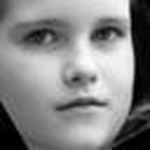
#> input picture child/child-1002.png, 150 x 150 px; its folder holds only this picture in this run
$ python tong_hop_dac_trung.py
#> lines starting #> are read from the running program, lines starting #| are printed output that depends on the picture
### trich_xuat_ket_cau_da.py
import numpy as np

def manual_lbp(img_matrix):
    """
    Tự code thuật toán Local Binary Pattern với bán kính R=1, 8 điểm lân cận.
    Đầu vào: Ma trận numpy 2D của ảnh xám (150x150)
    Đầu ra: Vector Histogram 256 chiều
    """
    h, w = img_matrix.shape
    # Tạo ma trận rỗng để chứa giá trị LBP, nhỏ hơn ảnh gốc 1 viền để tránh lỗi index
    lbp_img = np.zeros((h - 2, w - 2), dtype=np.uint8)

    # Duyệt qua từng pixel (bỏ qua viền ngoài cùng)
    for i in range(1, h - 1):
        for j in range(1, w - 1):
            center = img_matrix[i, j]
            binary_code = 0

            # So sánh 8 hướng xung quanh (Top-Left, Top, Top-Right, Right, Bottom-Right, Bottom, Bottom-Left, Left)
            # Dịch bit (<<) để tạo số nguyên từ chuỗi nhị phân
            binary_code |= (1 if img_matrix[i-1, j-1] >= center else 0) << 7
            binary_code |= (1 if img_matrix[i-1, j]   >= center else 0) << 6
            binary_code |= (1 if img_matrix[i-1, j+1] >= center else 0) << 5
            binary_code |= (1 if img_matrix[i, j+1]   >= center else 0) << 4
            binary_code |= (1 if img_matrix[i+1, j+1] >= center else 0) << 3
            binary_code |= (1 if img_matrix[i+1, j]   >= center else 0) << 2
            binary_code |= (1 if img_matrix[i+1, j-1] >= center else 0) << 1
            binary_code |= (1 if img_matrix[i, j-1]   >= center else 0) << 0

            lbp_img[i-1, j-1] = binary_code

    # Tự code hàm tính Histogram (tần suất xuất hiện của các số từ 0 đến 255)
    histogram = np.zeros(256, dtype=np.float32)
    for row in lbp_img:
        for val in row:
            histogram[val] += 1

    # Chuẩn hóa Histogram
    histogram = histogram / (np.sum(histogram) + 1e-7)
    return histogram.tolist()

### trich_xuat_hinh_dang.py
import numpy as np
import math

def manual_hog_simplified(img_matrix):
    """
    Tự code HOG rút gọn (Cell-based HOG).
    Chia ảnh thành các ô 10x10, mỗi ô tính histogram 9 góc.
    """
    h, w = img_matrix.shape

    # 1. Tự code bộ lọc Sobel để tìm Gradient X và Y
    gx = np.zeros((h, w), dtype=np.float32)
    gy = np.zeros((h, w), dtype=np.float32)

    for i in range(1, h-1):
        for j in range(1, w-1):
            # Tính độ chênh lệch pixel lân cận
            gx[i, j] = int(img_matrix[i, j+1]) - int(img_matrix[i, j-1])
            gy[i, j] = int(img_matrix[i+1, j]) - int(img_matrix[i-1, j])

    # 2. Tính Độ lớn và Góc
    magnitude = np.sqrt(gx**2 + gy**2)
    # Tính góc theo độ (từ -180 đến 180), ép về 0-180
    angle = np.degrees(np.arctan2(gy, gx)) % 180

    # 3. Chia ô (Cells) và bỏ vào Bins
    cell_size = 10
    bin_count = 9
    hog_vector = []

    # Duyệt qua từng khối 10x10 pixel
    for i in range(0, h, cell_size):
        for j in range(0, w, cell_size):
            cell_mag = magnitude[i:i+cell_size, j:j+cell_size]
            cell_ang = angle[i:i+cell_size, j:j+cell_size]

            # Khởi tạo 9 "rổ" chứa giá trị góc (0, 20, 40,..., 160 độ)
            bins = np.zeros(bin_count)

            for cell_i in range(cell_mag.shape[0]):
                for cell_j in range(cell_mag.shape[1]):
                    mag_val = cell_mag[cell_i, cell_j]
                    ang_val = cell_ang[cell_i, cell_j]

                    # Tìm xem góc này thuộc "rổ" nào
                    bin_idx = int(ang_val // (180 / bin_count))
                    if bin_idx == bin_count: bin_idx -= 1

                    # Bỏ độ lớn của pixel vào rổ đó
                    bins[bin_idx] += mag_val

            hog_vector.extend(bins)

    # L2 Normalization
    hog_vector = np.array(hog_vector)
    norm = np.linalg.norm(hog_vector)
    if norm > 0:
        hog_vector = hog_vector / norm

    return hog_vector.tolist()

### tong_hop_dac_trung.py
import os
import sqlite3
import numpy as np
from PIL import Image

# Import các hàm trích xuất tự code của bạn
from trich_xuat_ket_cau_da import manual_lbp
from trich_xuat_hinh_dang import manual_hog_simplified

def main():
    folder_path = "child"
    db_path = "csdldpt.db"

    if not os.path.exists(folder_path):
        print(f"[-] Lỗi: Không tìm thấy thư mục '{folder_path}' chứa ảnh.")
        return

    # --- 1. KẾT NỐI VÀ KHỞI TẠO CƠ SỞ DỮ LIỆU ---
    print(f"[*] Đang kết nối tới Cơ sở dữ liệu: {db_path}...")
    conn = sqlite3.connect(db_path)
    cursor = conn.cursor()

    # Xóa bảng cũ (nếu có) để trích xuất lại từ đầu, đảm bảo không bị trùng lặp
    cursor.execute('DROP TABLE IF EXISTS SieuDuLieu')

    # Tạo bảng quản trị Siêu dữ liệu
    cursor.execute('''
        CREATE TABLE SieuDuLieu (
            id INTEGER PRIMARY KEY AUTOINCREMENT,
            filename TEXT UNIQUE NOT NULL,
            master_vector TEXT NOT NULL
        )
    ''')
    print("[+] Đã khởi tạo xong bảng 'SieuDuLieu'. Bắt đầu trích xuất...\n")

    # --- 2. DUYỆT ẢNH VÀ TRÍCH XUẤT ĐẶC TRƯNG ---
    count = 0
    for filename in os.listdir(folder_path):
        if filename.lower().endswith((".jpg", ".png", ".jpeg")):
            file_path = os.path.join(folder_path, filename)
            print(f"  -> Đang xử lý: {filename}")

            try:
                # Đọc ảnh bằng PIL và chuyển thành ma trận numpy 2D (Grayscale)
                img = Image.open(file_path).convert('L').resize((150, 150))
                img_matrix = np.array(img)

                # Gọi các hàm trích xuất
                lbp_feat = manual_lbp(img_matrix)
#> after the loop in manual_lbp, `for i in range(1, h - 1):`:
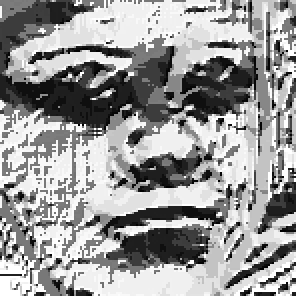
#> lbp_img: shape (148, 148) (shown 2 times larger); min 0, max 255, mean 154
#> the loop in manual_lbp, `for row in lbp_img:` made 148 passes
#> after the loop in manual_lbp, `for row in lbp_img:`: histogram = 256 values, max 2376 at index 240, min 0 at index 9, mean 85.56
#> in manual_lbp, `histogram = histogram / (np.sum(histogram) + 1e-7)`: histogram = 256 values, max 0.108 at index 240, min 0 at index 9, mean 0.00391
#> lbp_feat has the same summary as histogram in manual_lbp
                hog_feat = manual_hog_simplified(img_matrix)
#> after the loop in manual_hog_simplified, `for i in range(1, h-1):`:
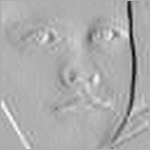
#> gx: shape (150, 150) float32; min -142, max 67, mean -0.8; drawn with min black and max white
#> after the loop in manual_hog_simplified, `for i in range(1, h-1):`:
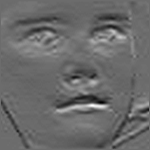
#> gy: shape (150, 150) float32; min -76, max 102, mean -1.4; drawn with min black and max white
#> in manual_hog_simplified, `magnitude = np.sqrt(gx**2 + gy**2)`:
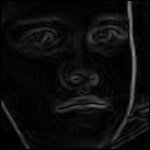
#> magnitude: shape (150, 150) float32; min 0, max 142.4, mean 13.2
#> in manual_hog_simplified, `angle = np.degrees(np.arctan2(gy, gx)) % 180`:
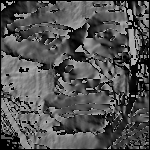
#> angle: shape (150, 150) float32; min 0, max 179.5, mean 83.9
#> after the loop in manual_hog_simplified, `for i in range(0, h, cell_size):`: hog_vector = 2025 values, max 4406.3 at index 1062, min 0 at index 2, mean 146.7
#> in manual_hog_simplified, `norm = np.linalg.norm(hog_vector)`: norm = 16729
#> in manual_hog_simplified, `hog_vector = hog_vector / norm`: hog_vector = 2025 values, max 0.263 at index 1062, min 0 at index 2, mean 0.00877
#> hog_feat has the same summary as hog_vector in manual_hog_simplified

                # Nối 2 vector lại thành 1 Master Vector duy nhất
                master_vector = lbp_feat + hog_feat
#> master_vector = 2281 values, max 0.263 at index 1318, min 0 at index 9, mean 0.00823

                # Chuyển mảng thành chuỗi Text để lưu vào SQLite
                vector_text = str(master_vector)

                # --- 3. LƯU TRỰC TIẾP VÀO CSDL ---
                cursor.execute('''
                    INSERT INTO SieuDuLieu (filename, master_vector)
                    VALUES (?, ?)
                ''', (filename, vector_text))

                count += 1

            except Exception as e:
                print(f"     [!] Lỗi khi xử lý ảnh {filename}: {e}")

    # --- 4. LƯU THAY ĐỔI VÀ ĐÓNG KẾT NỐI ---
    conn.commit()
    conn.close()

    print("\n" + "="*50)
    print(f"[+] HOÀN TẤT! Đã trích xuất và lưu thành công {count} bản ghi vào CSDL SQLite.")

if __name__ == "__main__":
    main()

$ run again, on child/child-1071.png
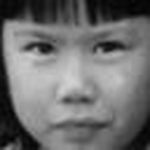
#> input picture child/child-1071.png, 150 x 150 px
#> after the loop in manual_lbp, `for i in range(1, h - 1):`:
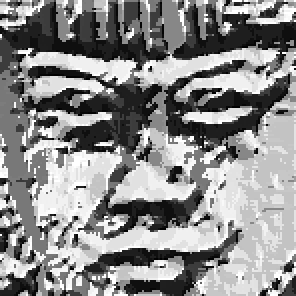
#> lbp_img: shape (148, 148) (shown 2 times larger); min 0, max 255, mean 139.6
#> the loop in manual_lbp, `for row in lbp_img:` made 148 passes
#> after the loop in manual_lbp, `for row in lbp_img:`: histogram = 256 values, max 1658 at index 30, min 0 at index 8, mean 85.56
#> in manual_lbp, `histogram = histogram / (np.sum(histogram) + 1e-7)`: histogram = 256 values, max 0.0757 at index 30, min 0 at index 8, mean 0.00391
#> lbp_feat has the same summary as histogram in manual_lbp
#> in manual_hog_simplified, `angle = np.degrees(np.arctan2(gy, gx)) % 180`:
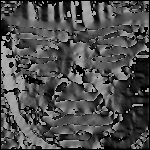
#> angle: shape (150, 150) float32; min 0, max 179.1, mean 78.6
#> after the loop in manual_hog_simplified, `for i in range(0, h, cell_size):`: hog_vector = 2025 values, max 3060 at index 818, min 0 at index 48, mean 125.5
#> norm = 12504.9
#> in manual_hog_simplified, `hog_vector = hog_vector / norm`: hog_vector = 2025 values, max 0.245 at index 818, min 0 at index 48, mean 0.01
#> hog_feat has the same summary as hog_vector in manual_hog_simplified
#> master_vector = 2281 values, max 0.245 at index 1074, min 0 at index 8, mean 0.00935

$ run again, on child/child-1088.png
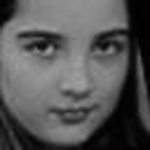
#> input picture child/child-1088.png, 150 x 150 px
#> after the loop in manual_lbp, `for i in range(1, h - 1):`:
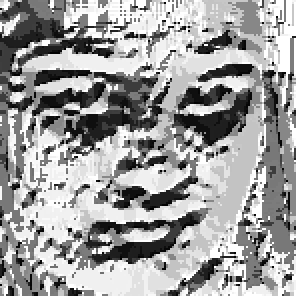
#> lbp_img: shape (148, 148) (shown 2 times larger); min 0, max 255, mean 158.4
#> the loop in manual_lbp, `for row in lbp_img:` made 148 passes
#> after the loop in manual_lbp, `for row in lbp_img:`: histogram = 256 values, max 1719 at index 255, min 0 at index 10, mean 85.56
#> in manual_lbp, `histogram = histogram / (np.sum(histogram) + 1e-7)`: histogram = 256 values, max 0.0785 at index 255, min 0 at index 10, mean 0.00391
#> lbp_feat has the same summary as histogram in manual_lbp
#> in manual_hog_simplified, `angle = np.degrees(np.arctan2(gy, gx)) % 180`:
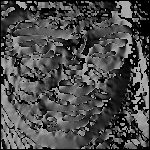
#> angle: shape (150, 150) float32; min 0, max 178.6, mean 77.2
#> after the loop in manual_hog_simplified, `for i in range(0, h, cell_size):`: hog_vector = 2025 values, max 2238 at index 436, min 0 at index 14, mean 109.8
#> norm = 11220
#> in manual_hog_simplified, `hog_vector = hog_vector / norm`: hog_vector = 2025 values, max 0.199 at index 436, min 0 at index 14, mean 0.00979
#> hog_feat has the same summary as hog_vector in manual_hog_simplified
#> master_vector = 2281 values, max 0.199 at index 692, min 0 at index 10, mean 0.00913

$ run again, on child/child-1111.png
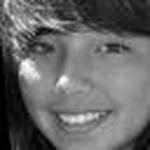
#> input picture child/child-1111.png, 150 x 150 px
#> after the loop in manual_lbp, `for i in range(1, h - 1):`:
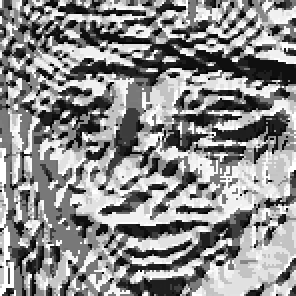
#> lbp_img: shape (148, 148) (shown 2 times larger); min 0, max 255, mean 140
#> the loop in manual_lbp, `for row in lbp_img:` made 148 passes
#> after the loop in manual_lbp, `for row in lbp_img:`: histogram = 256 values, max 1492 at index 120, min 0 at index 10, mean 85.56
#> in manual_lbp, `histogram = histogram / (np.sum(histogram) + 1e-7)`: histogram = 256 values, max 0.0681 at index 120, min 0 at index 10, mean 0.00391
#> lbp_feat has the same summary as histogram in manual_lbp
#> in manual_hog_simplified, `angle = np.degrees(np.arctan2(gy, gx)) % 180`:
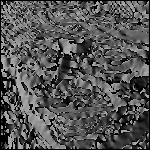
#> angle: shape (150, 150) float32; min 0, max 179.1, mean 84.4
#> after the loop in manual_hog_simplified, `for i in range(0, h, cell_size):`: hog_vector = 2025 values, max 2094 at index 311, min 0 at index 44, mean 159.5
#> norm = 12708.8
#> in manual_hog_simplified, `hog_vector = hog_vector / norm`: hog_vector = 2025 values, max 0.165 at index 311, min 0 at index 44, mean 0.0126
#> hog_feat has the same summary as hog_vector in manual_hog_simplified
#> master_vector = 2281 values, max 0.165 at index 567, min 0 at index 10, mean 0.0116
